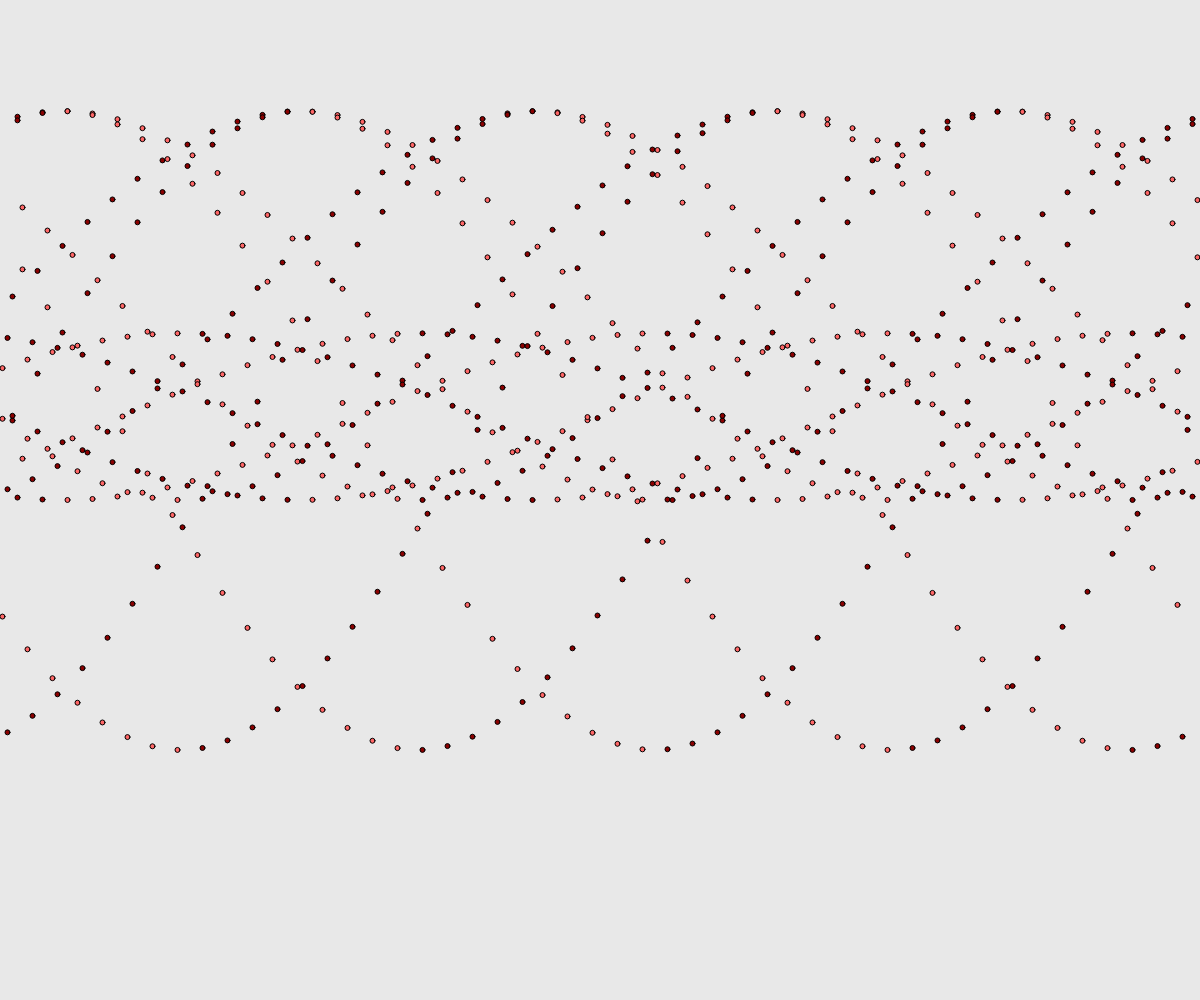
Frame 1 (no input)
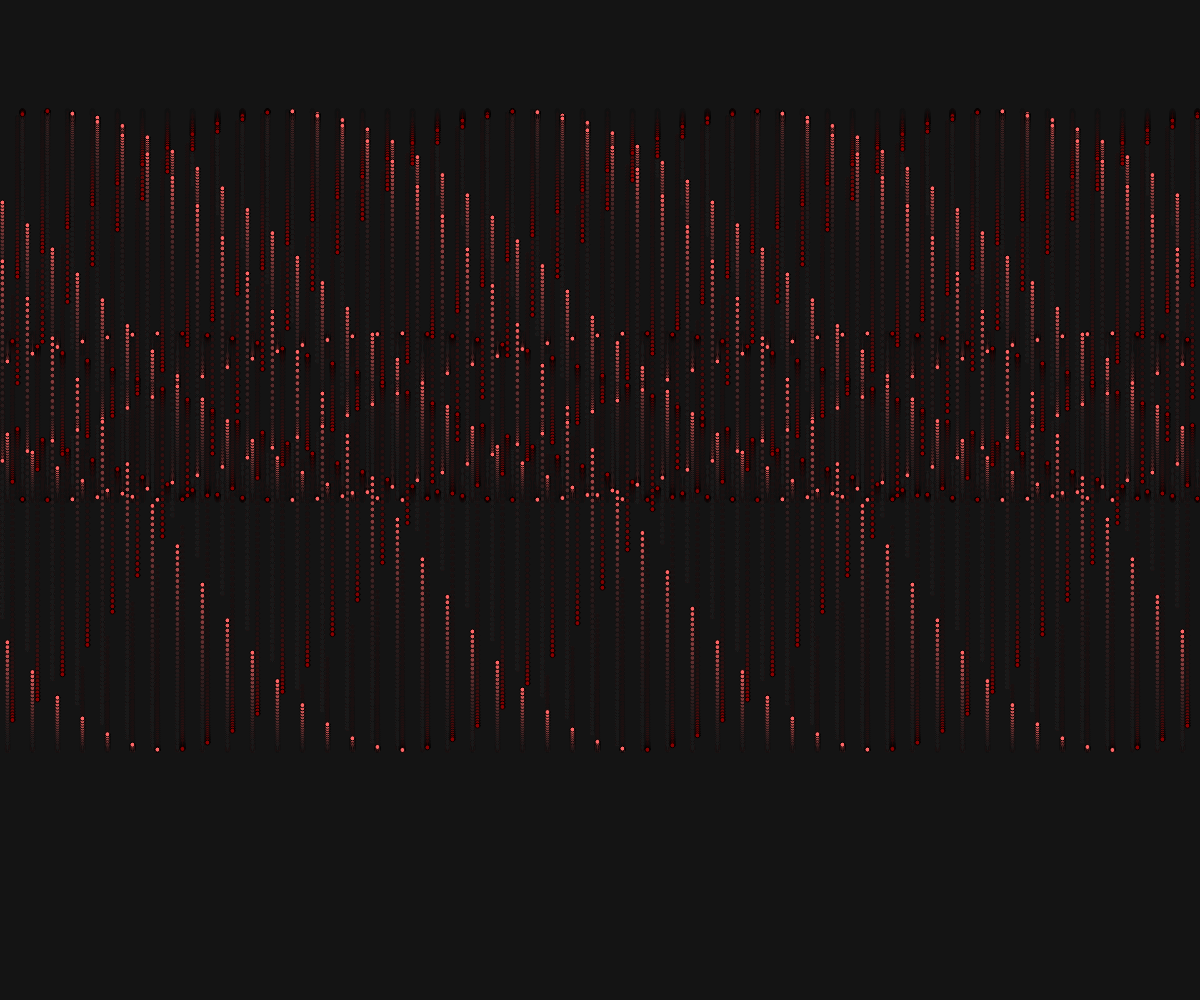
Frame 60 (no input)
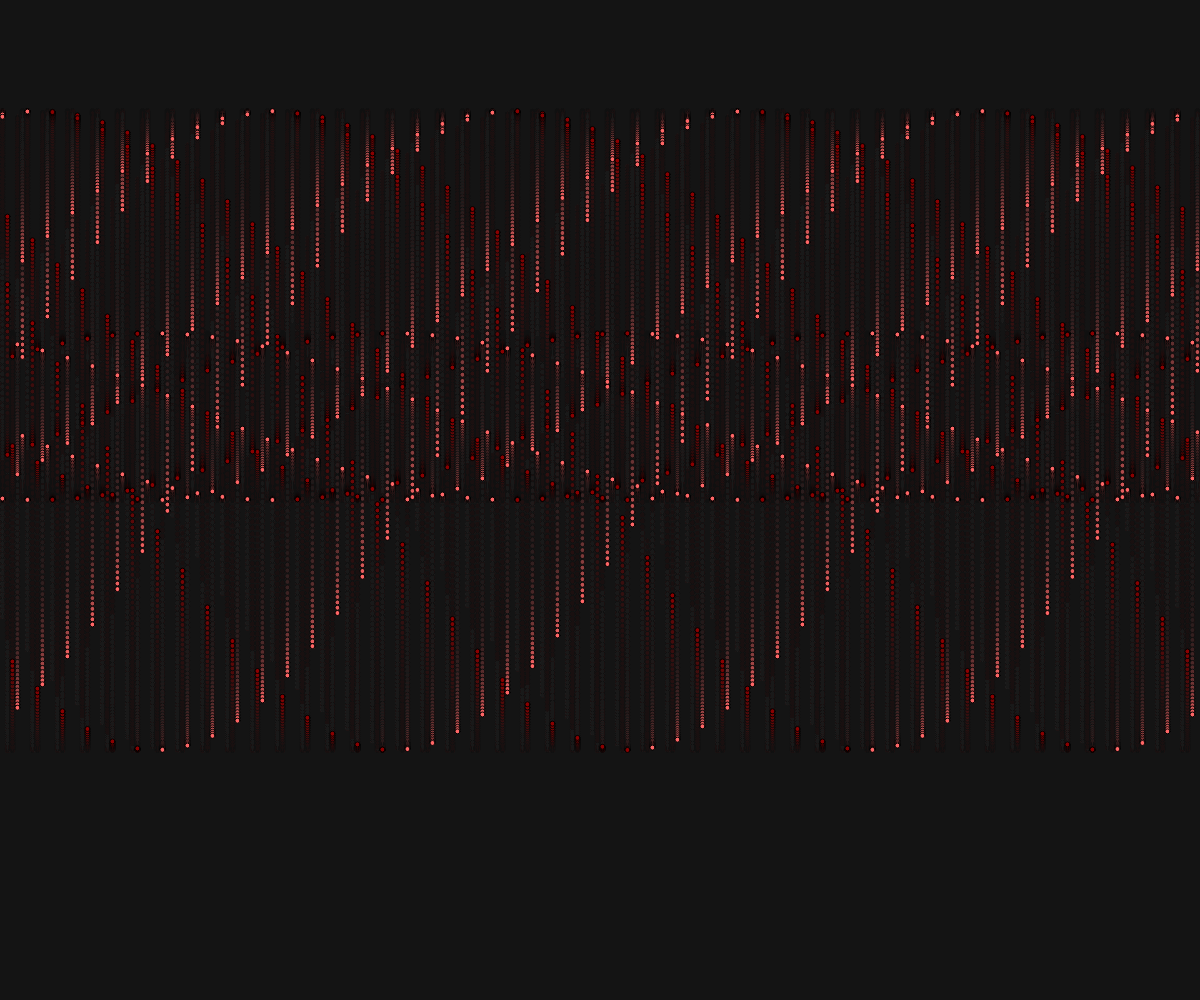
Frame 120 (the mouse pressed at the canvas centre since frame 60)

The p5.js sketch that drew these frames (run headless with seeded random() and noise() and a simulated clock; from frame 60 on, the mouse is pressed at the canvas centre):

// p5.js sketch
// ── sketch.js
let mode = 0;

function setup() {
  let c = createCanvas(windowWidth, windowHeight);
  c.position(0, 0);
  c.style('z-index', '-1');
}

function draw() {
  background(25, 25,  ); 

  let stepSize = 5;
  let speed = 0.02;
  if (mode === 0) {
    // ----- version 1 -----
    for (let x = stepSize / 2; x < width; x += stepSize) {
      let angle = frameCount * speed + x;
      let y = map(sin(angle), -1, 1, height / 9, (2 * height) / 4);

      if (cos(angle) > 0) {
        fill(139, 0, 0); // dark red = going up
      } else {
        fill(255, 102, 102); // light red = going down
      }
      ellipse(x, y, stepSize);
    }
  } else {
    // ----- version 2 -----
    for (let x = stepSize / 2; x < width; x += stepSize) {
      let angle = frameCount * speed + x;

      let y = map(-sin(angle), 1, -1, height / 9, (2 * height) / 4);

      if (cos(angle) > 0) {
        fill(255, 102, 102); // light red = going up
      } else {
        fill(139, 0, 0); // dark red = going down
      }
      ellipse(x, y, stepSize);
    }
  }

   if (mode === 0) {
    // ----- version 1 -----
    for (let x = stepSize / 2; x < width; x += stepSize) {
      let angle = frameCount * speed + x;
      let y = map(sin(angle), 1, -1, height / 3, (2 * height) / 4);

      if (cos(angle) > 0) {
        fill(139, 0, 0); // dark red = going up
      } else {
        fill(255, 102, 102); // light red = going down
      }
      ellipse(x, y, stepSize);
    }
  } else {
    // ----- version 2 -----
    for (let x = stepSize / 2; x < width; x += stepSize) {
      let angle = frameCount * speed + x;
      let y = map(-sin(angle), -1, 1, height / 3, (2 * height) / 4);

      if (cos(angle) > 0) {
        fill(255, 102, 102); // light red = going up
      } else {
        fill(139, 0, 0); // dark red = going down
      }
      ellipse(x, y, stepSize);
    }
  }

     if (mode === 0) {
    // ----- version 1 -----
    for (let x = stepSize / 2; x < width; x += stepSize) {
      let angle = frameCount * speed + x;
      let y = map(sin(angle),- 1, 1, height / 9, (3 * height) / 4);

      if (cos(angle) > 0) {
        fill(139, 0, 0); // dark red = going up
      } else {
        fill(255, 102, 102); // light red = going down
      }
      ellipse(x, y, stepSize);
    }
  } else {
    // ----- version 2 -----
    for (let x = stepSize / 2; x < width; x += stepSize) {
      let angle = frameCount * speed + x;
      let y = map(-sin(angle), 1, -1, height / 9, (3 * height) / 4);

      if (cos(angle) > 0) {
        fill(255, 102, 102); // light red = going up
      } else {
        fill(139, 0, 0); // dark red = going down
      }
      ellipse(x, y, stepSize);
    }
  }
}

function mousePressed() {
  // toggle between 0 and 1
  mode = (mode + 1) % 2;
}

function windowResized() {
  resizeCanvas(windowWidth, windowHeight);
}

// ── style.css
/* Reset and base setup */
html, body {
  margin: 0;
  padding: 0;
  height: 100%;
}

/* Center everything */
body {
  display: flex;
  flex-direction: column;
  justify-content: center;  
  align-items: center;
  background-color: #0a0a0a;
  color: #ffffff;
  font-family: 'JetBrains Mono', monospace;
}

/* Main heading */
h1 {
  font-weight: 800;
  font-style: italic;
  font-size: 7rem;
  color: #ffffff;
  text-align: center;
  margin: 0;
}

/* Navigation */
nav {
  margin-top: 20px;
}

nav a {
  font-style: normal;
  color: #ffffff;
  font-size: 3rem;
  text-decoration: none;
  font-weight: 400;
  border-bottom: 2px solid #ffffff;
  padding-bottom: 4px;
  transition: 0.3s;
}

nav a:hover {
  color: #7d0606;
  border-color: #7d0606;
}
